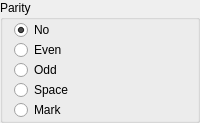
         <widget class="QGroupBox" name="gbParity">
          <property name="minimumSize">
           <size>
            <width>0</width>
            <height>0</height>
           </size>
          </property>
          <property name="maximumSize">
           <size>
            <width>16777215</width>
            <height>100</height>
           </size>
          </property>
          <property name="title">
           <string>Parity</string>
          </property>
          <layout class="QVBoxLayout" name="verticalLayout_6">
           <property name="spacing">
            <number>0</number>
           </property>
           <property name="topMargin">
            <number>0</number>
           </property>
           <property name="bottomMargin">
            <number>0</number>
           </property>
           <item>
            <widget class="QRadioButton" name="rbParity0">
             <property name="text">
              <string>No</string>
             </property>
             <property name="checked">
              <bool>true</bool>
             </property>
             <attribute name="buttonGroup">
              <string notr="true">bgParity</string>
             </attribute>
            </widget>
           </item>
           <item>
            <widget class="QRadioButton" name="rbParity2">
             <property name="text">
              <string>Even</string>
             </property>
             <attribute name="buttonGroup">
              <string notr="true">bgParity</string>
             </attribute>
            </widget>
           </item>
           <item>
            <widget class="QRadioButton" name="rbParity3">
             <property name="text">
              <string>Odd</string>
             </property>
             <attribute name="buttonGroup">
              <string notr="true">bgParity</string>
             </attribute>
            </widget>
           </item>
           <item>
            <widget class="QRadioButton" name="rbParity4">
             <property name="text">
              <string>Space</string>
             </property>
             <attribute name="buttonGroup">
              <string notr="true">bgParity</string>
             </attribute>
            </widget>
           </item>
           <item>
            <widget class="QRadioButton" name="rbParity5">
             <property name="text">
              <string>Mark</string>
             </property>
             <attribute name="buttonGroup">
              <string notr="true">bgParity</string>
             </attribute>
            </widget>
           </item>
           <item>
            <spacer name="verticalSpacer_5">
             <property name="orientation">
              <enum>Qt::Vertical</enum>
             </property>
             <property name="sizeHint" stdset="0">
              <size>
               <width>20</width>
               <height>40</height>
              </size>
             </property>
            </spacer>
           </item>
          </layout>
         </widget>
